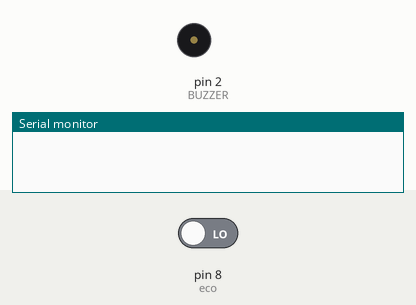
A sketch run on a simulated Arduino Uno, built with avr-gcc and run on an emulated ATmega328P. On the bench: buzzer (waves = sounding, pin HIGH), the last lines printed to the serial monitor. The inputs (shaded band) are chosen by the test bench; at power-on: pin 8 (eco) LOW. Pins used as bus, display or sensor lines are not drawn.

Above: at 0.1 s.
At 1.1 s:
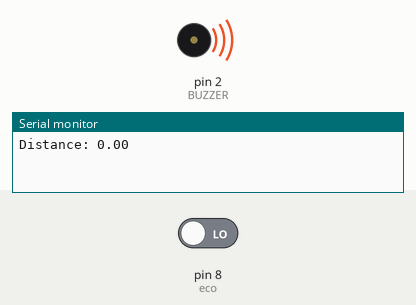
Timing chart, 0 to 2.6 s (numbered marks = the images above):
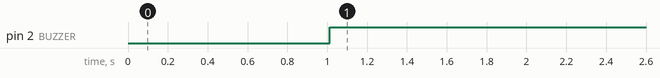

The sketch:

ultrasonic_distance.ino
```cpp
int eco=8;
int trig=9;
int BUZZER=2;
void setup()
{
  Serial.begin(9600);
  pinMode(eco, INPUT);
  pinMode(trig, OUTPUT);
  pinMode(BUZZER,OUTPUT);
}

void loop()
{
  digitalWrite(trig,LOW);
  delay(2);
  digitalWrite(trig,HIGH);
  delay(10);
  digitalWrite(trig,LOW);
  int Time;
  Time=pulseIn(eco,HIGH);
  float Dis=(Time*0.0343)/2;
  Serial.print("Distance: ");
  Serial.println(Dis);
  if(Dis<60)
  {
    digitalWrite(BUZZER,HIGH);
  }
  else
  {
    digitalWrite(BUZZER,LOW);
  }
  delay(100);
}
```

Measured:
- by itself, pin 2 (BUZZER): LOW → HIGH at 1.0 s
